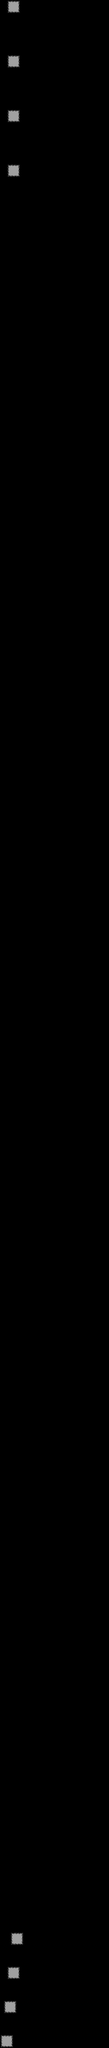

This game map was drawn from its Tiled (.tmx) file and the tilesets committed beside it. A one-line description and the trimmed map source follow:
An orthogonal 32x600 tile map with 8x8 px tiles, 1 tile layer (タイルレイヤー2), 1 hidden layer not drawn.

<map version="1.10" tiledversion="1.11.2" orientation="orthogonal" renderorder="right-down" width="32" height="600" tilewidth="8" tileheight="8" infinite="0" nextlayerid="5" nextobjectid="1">
 <tileset firstgid="1" name="img11" tilewidth="8" tileheight="8" tilecount="1024" columns="32">
  <image source="img11.png" trans="000000" width="256" height="256" />
 </tileset>
 <layer id="1" name="タイルレイヤー1" width="32" height="600" visible="0" parallaxy="0.5">
  <data>[19200 cells, 12288 non-empty, 77 distinct tile ids]</data>
 </layer>
 <layer id="3" name="タイルレイヤー2" width="32" height="600">
  <data>[19200 cells, 3808 non-empty, 21 distinct tile ids]</data>
 </layer>
</map>
